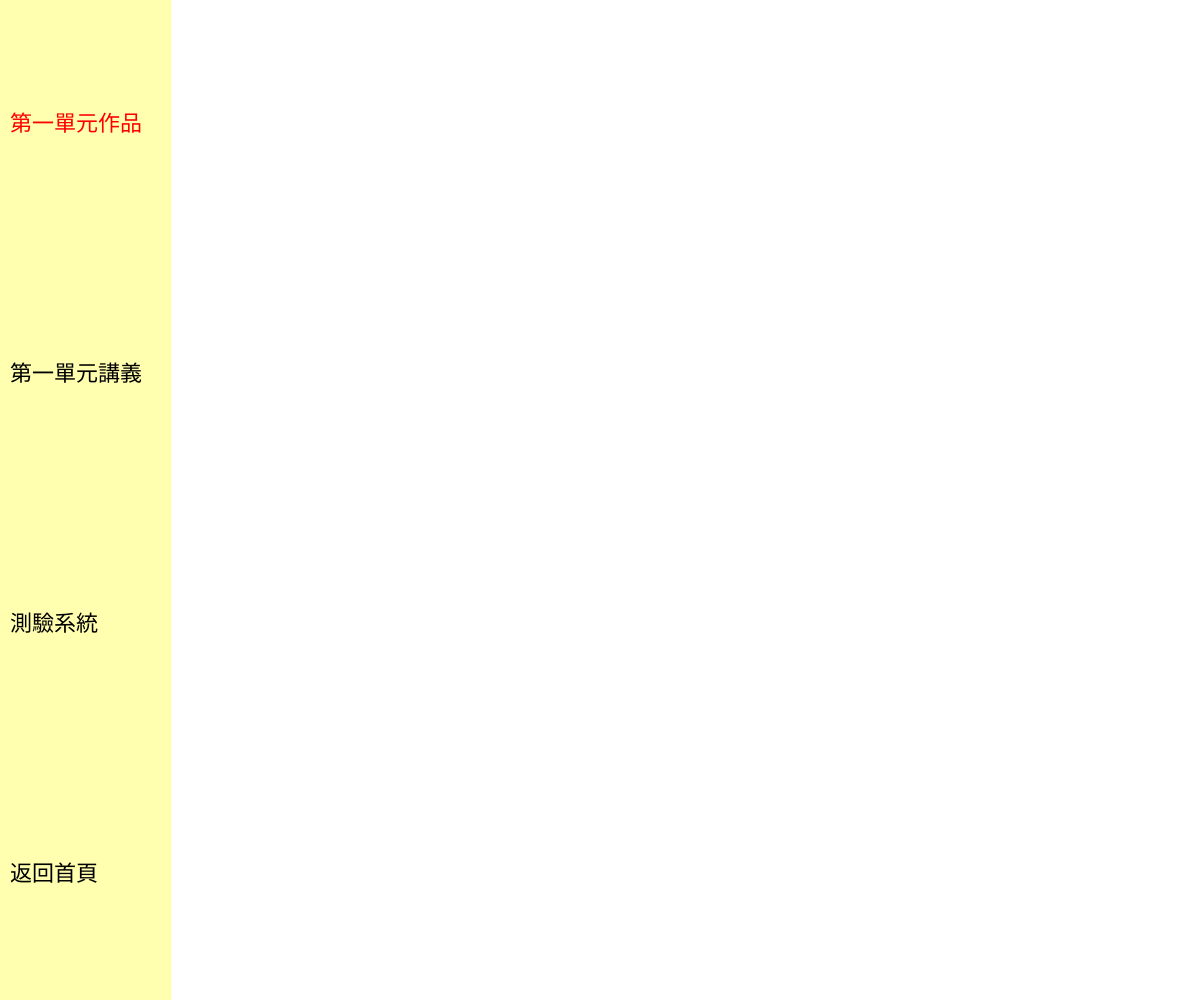
Frame 1 (no input)
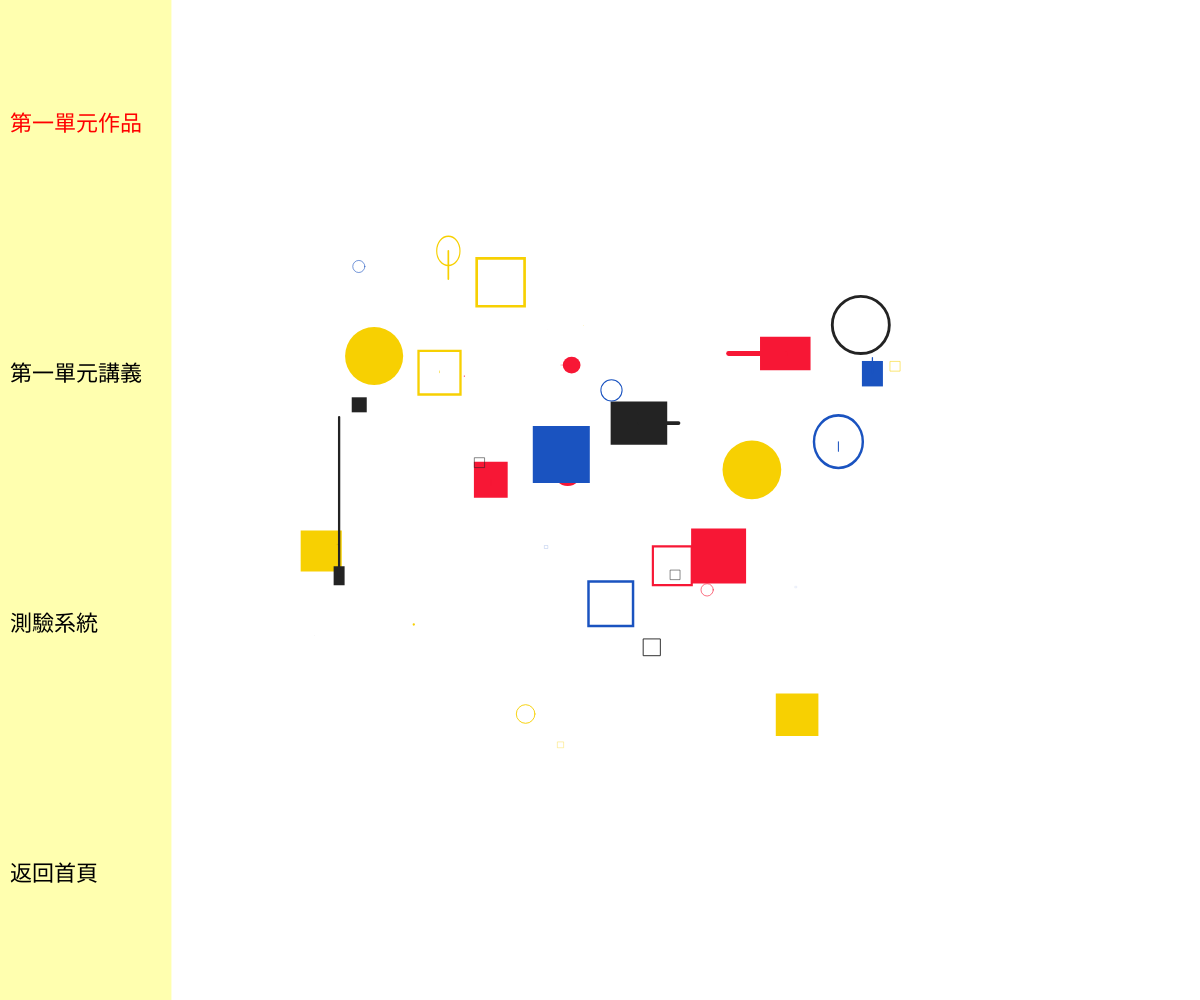
Frame 60 (no input)
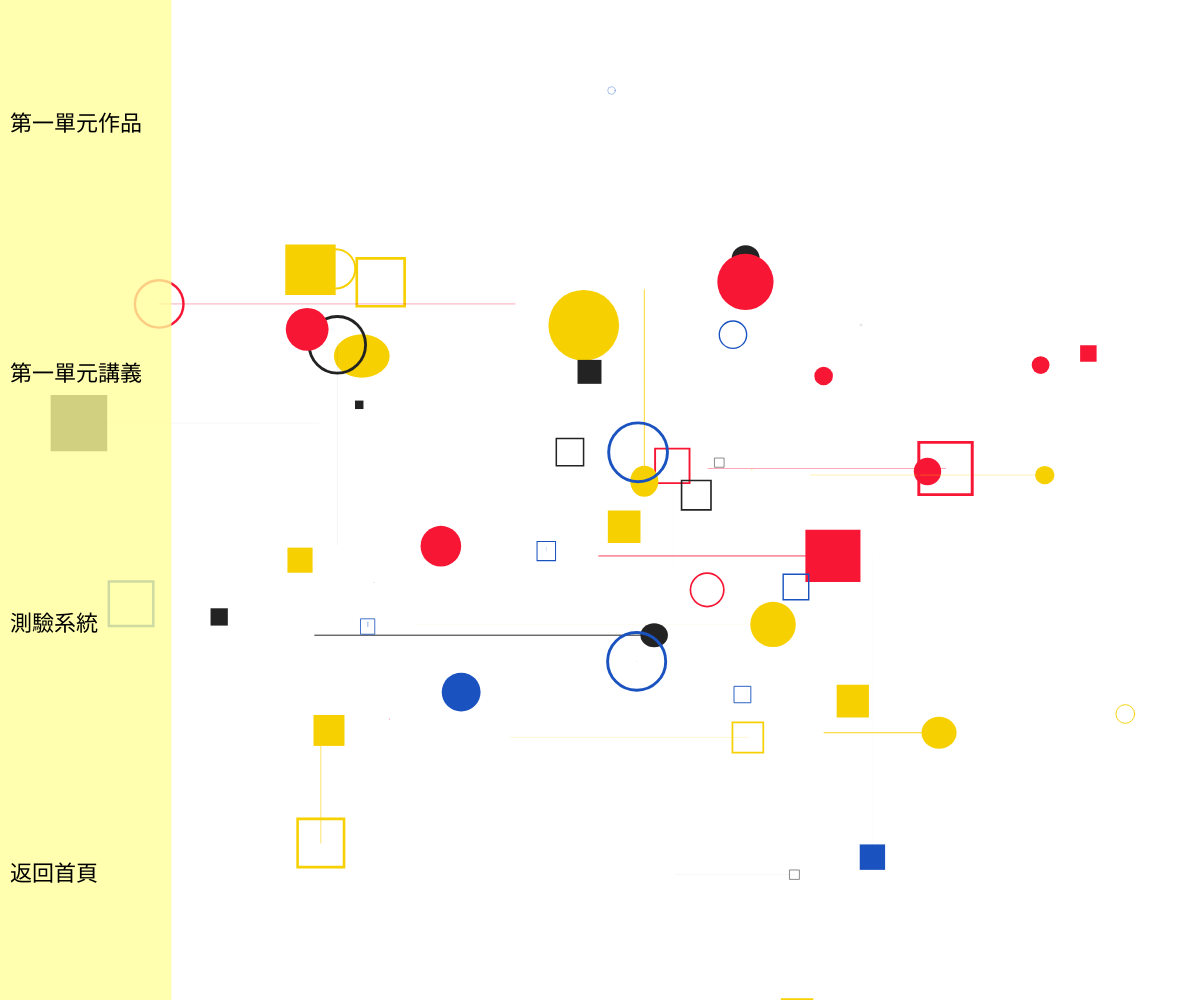
Frame 120 (the mouse pressed at the canvas centre since frame 60)

The p5.js sketch that drew these frames (run headless with seeded random() and noise() and a simulated clock; from frame 60 on, the mouse is pressed at the canvas centre):

// p5.js sketch
// ── sketch.js
// === 新增響應式和選單狀態變數 ===
let isMobile = false; // 追蹤是否為行動裝置寬度
let menuOpen = false; // 追蹤行動選單是否展開 (行動模式下才有用)
let mobileMenuWidth; // 行動版選單展開時的寬度
let currentMenuX = 0; // 用於控制行動選單的動畫位置

const BREAKPOINT = 768; // 定義行動裝置和桌機的寬度臨界點
const HAMBURGER_SIZE = 40; // 漢堡圖示的尺寸

let objs = [];
let colors = ['#f71735', '#f7d002', '#1A53C0', '#232323'];

let menuItems = ["第一單元作品", "第一單元講義", "測驗系統", "返回首頁"];
let menuWidth, menuHeight, menuItemHeight;

let iframe;
let animating = false;
let hoverIndex = -1;  // 🔴 滑鼠移過的項目
let activeIndex = -1; // 🔴 點擊選取的項目
let showBackground = true;

function setup() {
  let canvas = createCanvas(windowWidth, windowHeight);
  canvas.id('p5-canvas');
  rectMode(CENTER);
  textAlign(LEFT, CENTER); // 設定文字水平靠左，垂直居中
  textSize(20);
  objs.push(new DynamicShape());

  menuHeight = height;
  menuItemHeight = menuHeight / menuItems.length;
  
  checkBreakpoint(); // 首次執行檢查
}

function draw() {
  background(255);

  // === 背景圖形 ===
  if (showBackground) {
    for (let i of objs) i.run();

    let speedFactor = map(mouseX, 0, width, 5, 40);
    if (frameCount % int(random([speedFactor, speedFactor + 10])) == 0) {
      let addNum = int(random(1, 10));
      for (let i = 0; i < addNum; i++) objs.push(new DynamicShape());
    }
    objs = objs.filter(o => !o.isDead);
  }

  // === 根據模式繪製選單或漢堡圖示 ===
  if (isMobile) {
    // 🔴 行動裝置模式
    drawMobileMenu(mobileMenuWidth); // 處理動畫和平移
    drawHamburger();               // 繪製漢堡圖示 (固定在右上角)
  } else {
    // 💻 桌面版模式
    drawMenu(menuWidth); // 繪製固定選單
  }
}

// === 響應式檢查和變數設定 ===
function checkBreakpoint() {
  if (width <= BREAKPOINT) {
    isMobile = true;
    mobileMenuWidth = width * 0.7; // 行動版選單展開時佔 70% 寬度
    menuWidth = 0; // 行動版預設隱藏選單，佔用寬度為 0
    // 根據選單是否打開，設定動畫的起始位置
    currentMenuX = menuOpen ? 0 : -mobileMenuWidth; 
  } else {
    isMobile = false;
    menuOpen = false; // 桌機版強制關閉行動選單狀態
    menuWidth = width / 7; // 桌機版固定寬度
    currentMenuX = 0; // 桌機版沒有動畫偏移
  }

  // 調整 iframe 的起始位置和尺寸
  let currentIframeX = isMobile && menuOpen ? mobileMenuWidth : menuWidth;
  let currentIframeW = width - currentIframeX;

  if (iframe) {
    iframe.position(currentIframeX, 0);
    iframe.size(currentIframeW, height);
  }
}

// === 繪製漢堡圖示 (行動版右上角) ===
function drawHamburger() {
  push();
  let x = width - HAMBURGER_SIZE / 2 - 15; // 靠近右上角
  let y = HAMBURGER_SIZE / 2 + 15;
  let lineLength = HAMBURGER_SIZE * 0.6;
  let lineWeight = 3;
  let spacing = HAMBURGER_SIZE * 0.2;

  translate(x, y);
  stroke(0);
  strokeWeight(lineWeight);
  noFill();
  circle(0, 0, HAMBURGER_SIZE); // 繪製外框 (可選)

  if (!menuOpen) {
    // 繪製漢堡圖示 (三條線)
    line(-lineLength / 2, -spacing, lineLength / 2, -spacing);
    line(-lineLength / 2, 0, lineLength / 2, 0);
    line(-lineLength / 2, spacing, lineLength / 2, spacing);
  } else {
    // 繪製叉叉圖示 (X)
    rotate(PI / 4);
    line(-lineLength / 2, 0, lineLength / 2, 0);
    rotate(PI / 2);
    line(-lineLength / 2, 0, lineLength / 2, 0);
  }

  pop();
}


// === 左側選單內容繪製 (通用函式 - **已修正文字位置**) ===
function drawMenu(currentWidth) {
  push();
  noStroke();
  fill(255, 255, 153, 200); // 鵝黃色 + 透明度
  rectMode(CORNER);
  rect(0, 0, currentWidth, menuHeight);

  // --- 選單項目繪製 ---
  textSize(22);
  menuItemHeight = menuHeight / menuItems.length;
  
  // 設置文字對齊方式，確保垂直置中
  textAlign(LEFT, CENTER); 

  for (let i = 0; i < menuItems.length; i++) {
    // 每個選單項目的 Y 座標頂點
    let itemTopY = i * menuItemHeight; 
    // 文字的 Y 座標是該項目的中點 (確保垂直居中)
    let textY = itemTopY + menuItemHeight / 2;

    // 🟥 顯示紅色條件：滑過或被點選
    if (i === hoverIndex || i === activeIndex) {
      fill('#ff0000');
    } else {
      fill('#000000');
    }

    // 保持水平左側 10px 的間距
    text(menuItems[i], 10, textY);
  }
  pop();
}

// === 行動選單滑入/滑出動畫 (使用 currentMenuX 實現平滑) ===
function drawMobileMenu(targetWidth) {
  // 1. 處理選單滑出/滑入動畫
  let targetX = menuOpen ? 0 : -targetWidth; // 目標 X 座標：展開為 0，收合為 -targetWidth
  
  // 使用 lerp 進行平滑移動，實現「平滑的動畫效果」
  currentMenuX = lerp(currentMenuX, targetX, 0.2); 

  // 2. 繪製選單
  push();
  translate(currentMenuX, 0); // 將整個選單圖層平移
  drawMenu(targetWidth); // 繪製選單內容
  pop();

  // 3. 調整 iframe 位置以配合選單 (如果有 iframe)
  if (iframe) {
    let iframeX = currentMenuX + targetWidth; // iframe 應該在選單右側
    iframe.position(iframeX, 0);
    iframe.size(width - iframeX, height);
  }
}


// === 滑鼠移動：偵測 hover (包含響應式邏輯) ===
function mouseMoved() {
  let currentActiveMenuWidth = isMobile && menuOpen ? mobileMenuWidth : menuWidth;
  
  // 檢查滑鼠是否在選單區域內 (考慮行動選單的 X 軸偏移)
  if (mouseX < currentActiveMenuWidth) {
    // 確保只在選單實際顯示的區域內才觸發 hover
    if ((isMobile && menuOpen && mouseX >= currentMenuX) || !isMobile) {
        hoverIndex = floor(mouseY / menuItemHeight);
    } else {
        hoverIndex = -1;
    }
  } else {
    hoverIndex = -1;
  }
}

// === 滑鼠點擊 (包含響應式邏輯) ===
function mousePressed() {
  // 1. 漢堡圖示點擊 (僅在行動模式下)
  if (isMobile) {
    // 檢查點擊是否在漢堡圖示的可點擊區域 (右上角)
    if (mouseX > width - HAMBURGER_SIZE - 15 && mouseY < HAMBURGER_SIZE + 15) {
      menuOpen = !menuOpen; // 切換選單狀態
      return; // 點擊到漢堡圖示後，不再檢查選單點擊
    }
  }

  // 2. 選單項目點擊
  let currentActiveMenuWidth = isMobile && menuOpen ? mobileMenuWidth : menuWidth;
  
  // 判斷是否在選單寬度範圍內
  if (mouseX < currentActiveMenuWidth && !animating) {
    // 確保在行動模式下，選單關閉時點擊左側是無效的
    if (isMobile && !menuOpen) return; 

    let clickedIndex = floor(mouseY / menuItemHeight);
    
    activeIndex = clickedIndex;
    showBackground = false; // 點選後隱藏背景

    if (clickedIndex === 0) {
      fadeIframeTo("https://ygao32958-cmd.github.io/20251014/");
    } else if (clickedIndex === 1) {
      fadeIframeTo("https://hackmd.io/@VrbvM8VNTM25jIpeWHaoww/B1OltOk3gx");
    } else if (clickedIndex === 2) {
      fadeIframeTo("https://ygao32958-cmd.github.io/2025-11-4-001/");
    } else if (clickedIndex === 3) {
      fadeIframeOut();
      showBackground = true; // 回首頁 → 顯示背景
      activeIndex = -1;
    }
    
    // 行動裝置點擊項目後，收合選單
    if(isMobile) {
        // 使用 setTimeout 稍微延遲收合，讓使用者感覺到點擊了
        setTimeout(() => {
            menuOpen = false;
        }, 100);
    }
  }
}

// === iframe 控制 (保持不變) ===
function fadeIframeTo(url) {
  animating = true;
  let currentIframeX = isMobile && menuOpen ? mobileMenuWidth : menuWidth;
  let currentIframeW = width - currentIframeX;

  if (!iframe) {
    iframe = createElement("iframe");
    iframe.position(currentIframeX, 0);
    iframe.size(currentIframeW, height);
    iframe.style("border", "none");
    iframe.style("opacity", "0");
    iframe.attribute("src", url);
    iframe.show();
    fadeIn(iframe, 500, () => (animating = false));
  } else {
    fadeOut(iframe, 500, () => {
      iframe.attribute("src", url);
      iframe.position(currentIframeX, 0); // 更新位置
      iframe.size(currentIframeW, height); // 更新大小
      fadeIn(iframe, 500, () => (animating = false));
    });
  }
}

function fadeIframeOut() {
  if (iframe) {
    animating = true;
    fadeOut(iframe, 500, () => {
      iframe.remove();
      iframe = null;
      animating = false;
    });
  }
}

function fadeIn(el, duration, callback) {
  el.style("transition", `opacity ${duration}ms ease`);
  el.style("opacity", "1");
  setTimeout(callback, duration);
}

function fadeOut(el, duration, callback) {
  el.style("transition", `opacity ${duration}ms ease`);
  el.style("opacity", "0");
  setTimeout(callback, duration);
}

function windowResized() {
  resizeCanvas(windowWidth, windowHeight);
  
  menuHeight = height;
  menuItemHeight = menuHeight / menuItems.length;
  
  checkBreakpoint(); // 重新計算所有尺寸和模式
}

// === easing function (保持不變) ===
function easeInOutExpo(x) {
  return x === 0
    ? 0
    : x === 1
    ? 1
    : x < 0.5
    ? Math.pow(2, 20 * x - 10) / 2
    : (2 - Math.pow(2, -20 * x + 10)) / 2;
}

// === 動態圖形類別 (保持不變) ===
class DynamicShape {
  constructor() {
    this.x = random(0.25, 0.75) * width;
    this.y = random(0.25, 0.75) * height;
    this.reductionRatio = 1;
    this.shapeType = int(random(4));
    this.animationType = 0;
    this.maxActionPoints = int(random(2, 5));
    this.actionPoints = this.maxActionPoints;
    this.elapsedT = 0;
    this.size = 0;
    this.sizeMax = width * random(0.01, 0.05);
    this.fromSize = 0;
    this.init();
    this.isDead = false;
    this.clr = random(colors);
    this.changeShape = true;
    this.ang = int(random(2)) * PI * 0.25;
    this.lineSW = 0;
  }

  show() {
    push();
    translate(this.x, this.y);
    if (this.animationType == 1) scale(1, this.reductionRatio);
    if (this.animationType == 2) scale(this.reductionRatio, 1);
    fill(this.clr);
    stroke(this.clr);
    strokeWeight(this.size * 0.05);
    if (this.shapeType == 0) {
      noStroke();
      circle(0, 0, this.size);
    } else if (this.shapeType == 1) {
      noFill();
      circle(0, 0, this.size);
    } else if (this.shapeType == 2) {
      noStroke();
      rect(0, 0, this.size, this.size);
    } else if (this.shapeType == 3) {
      noFill();
      rect(0, 0, this.size * 0.9, this.size * 0.9);
    }
    pop();
    strokeWeight(this.lineSW);
    stroke(this.clr);
    line(this.x, this.y, this.fromX, this.fromY);
  }

  move() {
    let n = easeInOutExpo(norm(this.elapsedT, 0, this.duration));
    if (0 < this.elapsedT && this.elapsedT < this.duration) {
      if (this.actionPoints == this.maxActionPoints) {
        this.size = lerp(0, this.sizeMax, n);
      } else if (this.actionPoints > 0) {
        if (this.animationType == 0) {
          this.size = lerp(this.fromSize, this.toSize, n);
        } else if (this.animationType == 1) {
          this.x = lerp(this.fromX, this.toX, n);
          this.lineSW = lerp(0, this.size / 5, sin(n * PI));
        } else if (this.animationType == 2) {
          this.y = lerp(this.fromY, this.toY, n);
          this.lineSW = lerp(0, this.size / 5, sin(n * PI));
        }
        this.reductionRatio = lerp(1, 0.3, sin(n * PI));
      } else {
        this.size = lerp(this.fromSize, 0, n);
      }
    }

    this.elapsedT++;
    if (this.elapsedT > this.duration) {
      this.actionPoints--;
      this.init();
    }
    if (this.actionPoints < 0) {
      this.isDead = true;
    }
  }

  run() {
    this.show();
    this.move();
  }

  init() {
    this.elapsedT = 0;
    this.fromSize = this.size;
    this.toSize = this.sizeMax * random(0.5, 1.5);
    this.fromX = this.x;
    this.toX = this.fromX + (width / 10) * random([-1, 1]) * int(random(1, 4));
    this.fromY = this.y;
    this.toY = this.fromY + (height / 10) * random([-1, 1]) * int(random(1, 4));
    this.animationType = int(random(3));
    this.duration = random(20, 50);
  }
}
